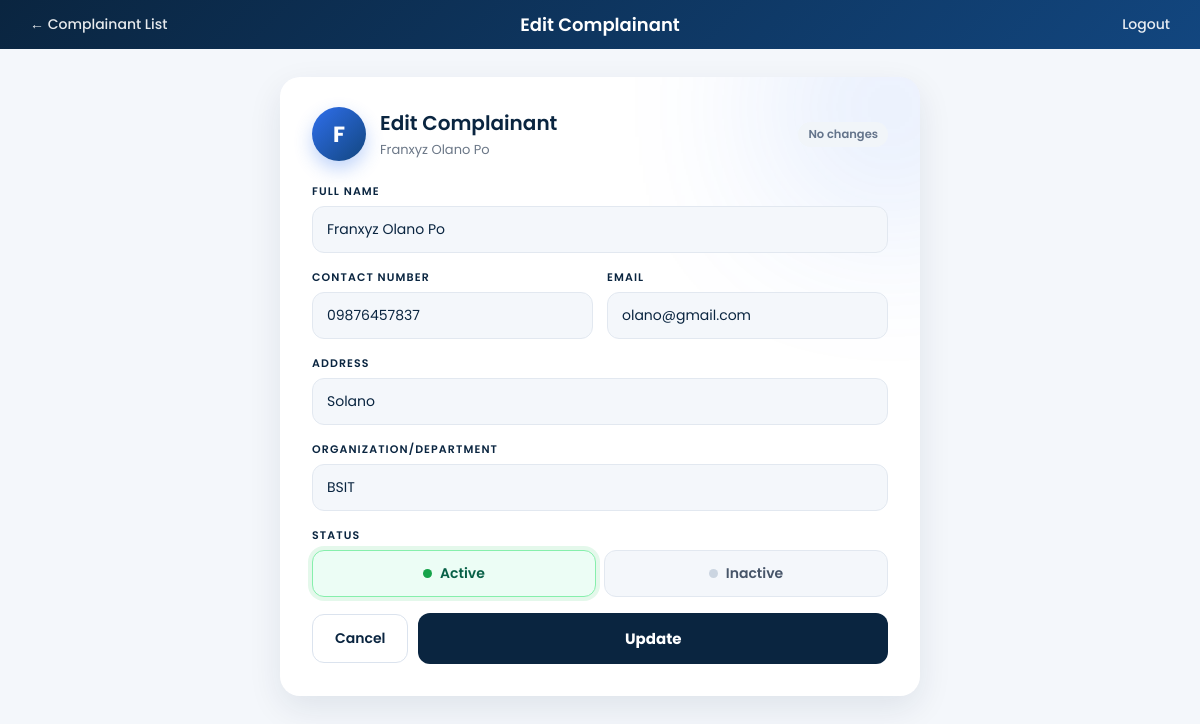
Screenshot of /complainant_edit.php?id=24 (signed in) with the database file from the repository.
### tables this page shows
CREATE TABLE `complainants` (
  `complainant_id` int(11) NOT NULL,
  `full_name` varchar(150) NOT NULL,
  `contact_number` varchar(20) DEFAULT NULL,
  `email` varchar(150) DEFAULT NULL,
  `address` varchar(255) DEFAULT NULL,
  `organization_department` varchar(150) DEFAULT NULL,
  `preferred_contact_method` enum('email','phone','sms') DEFAULT 'email',
  `date_registered` timestamp NOT NULL DEFAULT current_timestamp(),
  `status` enum('active','inactive') DEFAULT 'active'
);

### complainant_edit.php (the view, shortened to what this page needs)
<?php
$conn = new mysqli("localhost", "root", "", "complaint_management_db");
$id = $_GET['id'];
$stmt = $conn->prepare("SELECT * FROM complainants WHERE complainant_id = ?");
$stmt->bind_param("i", $id);
$stmt->execute();
$complainant = $stmt->get_result()->fetch_assoc();
?>
<!DOCTYPE html>
<html>
<head>
    <link rel="stylesheet" href="assets/style.css">
</head>
<body>
    <div class="topbar" id="topbar">
        <a class="back-link" href="complainant_list.php">&larr; Complainant List</a>
        <h2>Edit Complainant</h2>
        <a class="logout" href="logout.php">Logout</a>
    </div>
    <div class="page-wrap">
        <div class="form-card">
            <div class="who">
                <div class="av"><?php echo htmlspecialchars(strtoupper(substr(trim($complainant['full_name']), 0, 1))); ?></div>
                <div>
                    <h1>Edit Complainant</h1>
                    <p><?php echo htmlspecialchars($complainant['full_name']); ?></p>
                </div>
                <span class="dirty" id="dirty">No changes</span>
            </div>
            <form action="update_complainant.php" method="POST" id="editForm" novalidate>
                <div class="field full" style="animation-delay:.15s">
                    <label>Full Name</label>
                    <input type="text" name="full_name" data-rule="name" value="<?php echo htmlspecialchars($complainant['full_name']); ?>" required>
                </div>
                <div class="field" style="animation-delay:.2s">
                    <label>Contact Number</label>
                    <input type="text" name="contact_number" data-rule="phone" value="<?php echo htmlspecialchars($complainant['contact_number']); ?>" required>
                </div>
                <div class="field" style="animation-delay:.25s">
                    <label>Email</label>
                    <input type="email" name="email" data-rule="email" value="<?php echo htmlspecialchars($complainant['email']); ?>" required>
                </div>
                <div class="field full" style="animation-delay:.3s">
                    <label>Address</label>
                    <input type="text" name="address" data-rule="text" value="<?php echo htmlspecialchars($complainant['address']); ?>" required>
                </div>
                <div class="field full" style="animation-delay:.35s">
                    <label>Organization/Department</label>
                    <input type="text" name="organization_department" data-rule="text" value="<?php echo htmlspecialchars($complainant['organization_department']); ?>" required>
                </div>
                <div class="field full" style="animation-delay:.4s">
                    <label>Status</label>
                    <div class="seg" id="seg">
                        <label><input type="radio" name="_seg" value="active"><span class="act">Active</span></label>
                        <label><input type="radio" name="_seg" value="inactive"><span class="ina">Inactive</span></label>
                    </div>
                </div>
                <div class="actions-row">
                    <a class="cancel" href="complainant_list.php">Cancel</a>
                    <button type="submit" class="submit" id="submitBtn" style="animation-delay:.45s"><span class="spin"></span><span id="btnText">Update</span></button>
                </div>
            </form>
        </div>
    </div>
</body>
</html>

### assets/style.css (style rules this page uses)
* { box-sizing: border-box; }
html, body { margin: 0 !important; padding: 0 !important; width: 100% !important; min-height: 100vh !important; overflow-x: hidden !important; background: #f4f7fb !important; }
body { font-family: 'Poppins', sans-serif; color: #1e293b; }
h1, h2, h3 { color: #0f3d5c; font-weight: 600; }
h1 { font-size: 26px; }
h2 { font-size: 22px; margin-top: 30px; }
body > *:not(script):not(#pageContent):not(#loadingOverlay):not(#splashOverlay):not(#loadingLogo):not(.topbar):not(.main-content):not(body.reg-page > *):not(body.track-page > *) { max-width: 1100px; margin-left: auto; margin-right: auto; padding-left: 20px; padding-right: 20px; }
a { color: #0f766e; text-decoration: none; font-weight: 500; }
form { background: #ffffff; padding: 24px; border-radius: 8px; box-shadow: 0 1px 4px rgba(0, 0, 0, 0.08); max-width: 550px; margin: 16px auto 0; }
label { display: block; margin-top: 14px; margin-bottom: 4px; font-weight: 500; font-size: 14px; color: #334155; }
input, select, textarea { width: 100%; padding: 9px 12px; border: 1px solid #cbd5e1; border-radius: 6px; font-size: 14px; font-family: 'Poppins', sans-serif; background: #f8fafc; }
button, input[type="submit"] { margin-top: 18px; padding: 10px 22px; background: #0f766e; color: #ffffff; border: none; border-radius: 6px; font-weight: 600; font-size: 14px; cursor: pointer; transition: background 0.2s; }
p { line-height: 1.6; }

### rows the page displays
complainants: full_name "F", full_name "Franxyz Olano Po", contact_number "09876457837", email "olano@gmail.com", address "Solano", organization_department "BSIT"
